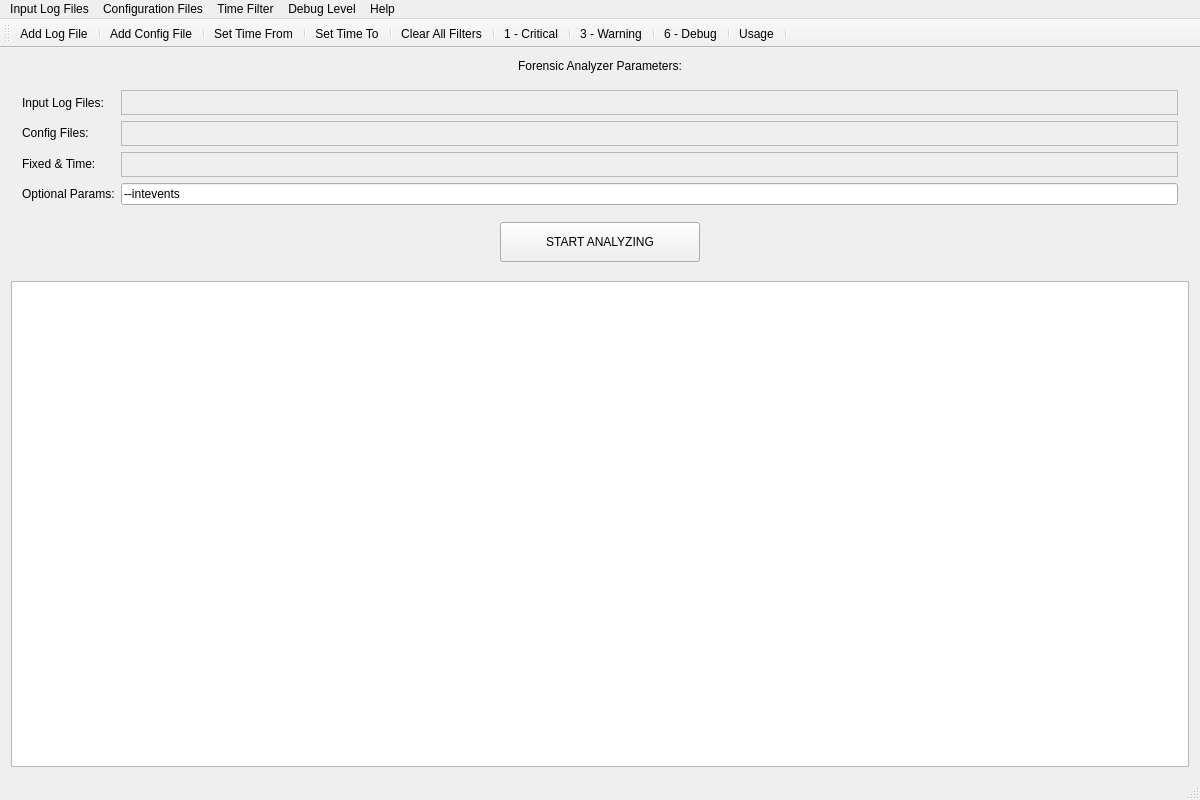
<?xml version="1.0" encoding="UTF-8"?>
<ui version="4.0">
 <class>MainWindow</class>
 <widget class="QMainWindow" name="MainWindow">
  <property name="geometry">
   <rect>
    <x>0</x>
    <y>0</y>
    <width>1200</width>
    <height>800</height>
   </rect>
  </property>
  <property name="sizePolicy">
   <sizepolicy hsizetype="Preferred" vsizetype="Preferred">
    <horstretch>0</horstretch>
    <verstretch>0</verstretch>
   </sizepolicy>
  </property>
  <property name="minimumSize">
   <size>
    <width>0</width>
    <height>0</height>
   </size>
  </property>
  <property name="windowTitle">
   <string>Forensic Analyzer</string>
  </property>
  <widget class="QWidget" name="centralWidget">
   <layout class="QVBoxLayout" name="verticalLayout_2">
    <item>
     <layout class="QVBoxLayout" name="verticalLayout">
      <item>
       <widget class="QLabel" name="lbl_params">
        <property name="text">
         <string>Forensic Analyzer Parameters:</string>
        </property>
        <property name="alignment">
         <set>Qt::AlignCenter</set>
        </property>
       </widget>
      </item>
      <item>
       <widget class="QWidget" name="formWidget" native="true">
        <property name="sizePolicy">
         <sizepolicy hsizetype="Expanding" vsizetype="Fixed">
          <horstretch>0</horstretch>
          <verstretch>0</verstretch>
         </sizepolicy>
        </property>
        <layout class="QFormLayout" name="formLayout_1">
         <item row="0" column="0">
          <widget class="QLabel" name="lbl_input">
           <property name="sizePolicy">
            <sizepolicy hsizetype="Preferred" vsizetype="Expanding">
             <horstretch>0</horstretch>
             <verstretch>0</verstretch>
            </sizepolicy>
           </property>
           <property name="text">
            <string>Input Log Files:</string>
           </property>
          </widget>
         </item>
         <item row="0" column="1">
          <widget class="QTextBrowser" name="txt_input">
           <property name="enabled">
            <bool>false</bool>
           </property>
           <property name="sizePolicy">
            <sizepolicy hsizetype="Expanding" vsizetype="Expanding">
             <horstretch>0</horstretch>
             <verstretch>0</verstretch>
            </sizepolicy>
           </property>
           <property name="maximumSize">
            <size>
             <width>16777215</width>
             <height>25</height>
            </size>
           </property>
           <property name="font">
            <font>
             <weight>75</weight>
             <bold>true</bold>
            </font>
           </property>
           <property name="autoFillBackground">
            <bool>true</bool>
           </property>
           <property name="verticalScrollBarPolicy">
            <enum>Qt::ScrollBarAlwaysOff</enum>
           </property>
          </widget>
         </item>
         <item row="1" column="0">
          <widget class="QLabel" name="lbl_config">
           <property name="text">
            <string>Config Files:</string>
           </property>
          </widget>
         </item>
         <item row="1" column="1">
          <widget class="QTextBrowser" name="txt_config">
           <property name="enabled">
            <bool>false</bool>
           </property>
           <property name="maximumSize">
            <size>
             <width>16777215</width>
             <height>25</height>
            </size>
           </property>
           <property name="font">
            <font>
             <weight>75</weight>
             <bold>true</bold>
            </font>
           </property>
           <property name="autoFillBackground">
            <bool>true</bool>
           </property>
           <property name="verticalScrollBarPolicy">
            <enum>Qt::ScrollBarAlwaysOff</enum>
           </property>
          </widget>
         </item>
         <item row="2" column="0">
          <widget class="QLabel" name="lbl_fixed">
           <property name="text">
            <string>Fixed &amp; Time:</string>
           </property>
          </widget>
         </item>
         <item row="2" column="1">
          <widget class="QTextBrowser" name="txt_fixed">
           <property name="enabled">
            <bool>false</bool>
           </property>
           <property name="maximumSize">
            <size>
             <width>16777215</width>
             <height>25</height>
            </size>
           </property>
           <property name="font">
            <font>
             <weight>75</weight>
             <bold>true</bold>
             <underline>false</underline>
             <strikeout>false</strikeout>
            </font>
           </property>
           <property name="autoFillBackground">
            <bool>true</bool>
           </property>
           <property name="verticalScrollBarPolicy">
            <enum>Qt::ScrollBarAlwaysOff</enum>
           </property>
           <property name="html">
            <string>&lt;!DOCTYPE HTML PUBLIC &quot;-//W3C//DTD HTML 4.0//EN&quot; &quot;http://www.w3.org/TR/REC-html40/strict.dtd&quot;&gt;
&lt;html&gt;&lt;head&gt;&lt;meta name=&quot;qrichtext&quot; content=&quot;1&quot; /&gt;&lt;style type=&quot;text/css&quot;&gt;
p, li { white-space: pre-wrap; }
&lt;/style&gt;&lt;/head&gt;&lt;body style=&quot; font-family:'Noto Sans'; font-size:9pt; font-weight:600; font-style:normal;&quot;&gt;
&lt;p style=&quot;-qt-paragraph-type:empty; margin-top:0px; margin-bottom:0px; margin-left:0px; margin-right:0px; -qt-block-indent:0; text-indent:0px; font-weight:400;&quot;&gt;&lt;br /&gt;&lt;/p&gt;&lt;/body&gt;&lt;/html&gt;</string>
           </property>
          </widget>
         </item>
         <item row="3" column="0">
          <widget class="QLabel" name="lbl_optional">
           <property name="text">
            <string>Optional Params:</string>
           </property>
          </widget>
         </item>
         <item row="3" column="1">
          <widget class="QLineEdit" name="lnE_optional">
           <property name="sizePolicy">
            <sizepolicy hsizetype="Expanding" vsizetype="Expanding">
             <horstretch>0</horstretch>
             <verstretch>0</verstretch>
            </sizepolicy>
           </property>
           <property name="text">
            <string>--intevents</string>
           </property>
          </widget>
         </item>
        </layout>
       </widget>
      </item>
     </layout>
    </item>
    <item>
     <layout class="QHBoxLayout" name="horizontalLayout_btn">
      <item>
       <spacer name="horizontalSpacer">
        <property name="orientation">
         <enum>Qt::Horizontal</enum>
        </property>
        <property name="sizeHint" stdset="0">
         <size>
          <width>40</width>
          <height>20</height>
         </size>
        </property>
       </spacer>
      </item>
      <item>
       <widget class="QPushButton" name="btn_startAnalyzing">
        <property name="sizePolicy">
         <sizepolicy hsizetype="Expanding" vsizetype="Fixed">
          <horstretch>0</horstretch>
          <verstretch>0</verstretch>
         </sizepolicy>
        </property>
        <property name="minimumSize">
         <size>
          <width>200</width>
          <height>40</height>
         </size>
        </property>
        <property name="maximumSize">
         <size>
          <width>200</width>
          <height>40</height>
         </size>
        </property>
        <property name="text">
         <string>START ANALYZING</string>
        </property>
        <property name="icon">
         <iconset>
          <normalon>:/resources/res/icons/StartAnalysis.png</normalon>
         </iconset>
        </property>
        <property name="shortcut">
         <string>Ctrl+R</string>
        </property>
       </widget>
      </item>
      <item>
       <spacer name="horizontalSpacer_2">
        <property name="orientation">
         <enum>Qt::Horizontal</enum>
        </property>
        <property name="sizeHint" stdset="0">
         <size>
          <width>40</width>
          <height>20</height>
         </size>
        </property>
       </spacer>
      </item>
     </layout>
    </item>
    <item>
     <spacer name="verticalSpacer">
      <property name="orientation">
       <enum>Qt::Vertical</enum>
      </property>
      <property name="sizeType">
       <enum>QSizePolicy::Fixed</enum>
      </property>
      <property name="sizeHint" stdset="0">
       <size>
        <width>17</width>
        <height>13</height>
       </size>
      </property>
     </spacer>
    </item>
    <item>
     <widget class="QPlainTextEdit" name="txt_sec">
      <property name="sizePolicy">
       <sizepolicy hsizetype="Expanding" vsizetype="Expanding">
        <horstretch>0</horstretch>
        <verstretch>0</verstretch>
       </sizepolicy>
      </property>
      <property name="minimumSize">
       <size>
        <width>0</width>
        <height>0</height>
       </size>
      </property>
     </widget>
    </item>
   </layout>
  </widget>
  <widget class="QMenuBar" name="menuBar">
   <property name="geometry">
    <rect>
     <x>0</x>
     <y>0</y>
     <width>1200</width>
     <height>22</height>
    </rect>
   </property>
   <property name="layoutDirection">
    <enum>Qt::LeftToRight</enum>
   </property>
   <widget class="QMenu" name="menuInput_Log_Files">
    <property name="title">
     <string>Input Log Files</string>
    </property>
    <widget class="QMenu" name="menuModify_Log">
     <property name="tearOffEnabled">
      <bool>false</bool>
     </property>
     <property name="title">
      <string>Modify Log</string>
     </property>
     <property name="icon">
      <iconset>
       <normalon>:/resources/res/icons/LogFileModify.png</normalon>
      </iconset>
     </property>
    </widget>
    <widget class="QMenu" name="menuDelete_Log">
     <property name="title">
      <string>Delete Log</string>
     </property>
     <property name="icon">
      <iconset>
       <normalon>:/resources/res/icons/LogFileDelete.png</normalon>
      </iconset>
     </property>
    </widget>
    <addaction name="actionAdd_Log_File"/>
    <addaction name="menuModify_Log"/>
    <addaction name="menuDelete_Log"/>
   </widget>
   <widget class="QMenu" name="menuConfiguration_Files">
    <property name="title">
     <string>Configuration Files</string>
    </property>
    <widget class="QMenu" name="menuModify_Config">
     <property name="title">
      <string>Modify Config</string>
     </property>
     <property name="icon">
      <iconset>
       <normalon>:/resources/res/icons/ConfigFileModify.png</normalon>
      </iconset>
     </property>
    </widget>
    <widget class="QMenu" name="menuDelete_Config">
     <property name="title">
      <string>Delete Config</string>
     </property>
     <property name="icon">
      <iconset>
       <normalon>:/resources/res/icons/ConfigFileDelete.png</normalon>
      </iconset>
     </property>
    </widget>
    <addaction name="actionAdd_Config_File"/>
    <addaction name="menuModify_Config"/>
    <addaction name="menuDelete_Config"/>
   </widget>
   <widget class="QMenu" name="menuTime_Filter">
    <property name="title">
     <string>Time Filter</string>
    </property>
    <addaction name="actionSet_Time_From"/>
    <addaction name="actionSet_Time_To"/>
    <addaction name="actionClear_All_Filters"/>
   </widget>
   <widget class="QMenu" name="menuHelp">
    <property name="title">
     <string>Help</string>
    </property>
    <addaction name="actionUsage"/>
    <addaction name="actionAbout"/>
   </widget>
   <widget class="QMenu" name="menuDebug_Level">
    <property name="title">
     <string>Debug Level</string>
    </property>
    <addaction name="action1_Critical"/>
    <addaction name="action2_Error"/>
    <addaction name="action3_Warning"/>
    <addaction name="action4_Notification"/>
    <addaction name="action5_Informative"/>
    <addaction name="action6_Debug"/>
   </widget>
   <addaction name="menuInput_Log_Files"/>
   <addaction name="menuConfiguration_Files"/>
   <addaction name="menuTime_Filter"/>
   <addaction name="menuDebug_Level"/>
   <addaction name="menuHelp"/>
  </widget>
  <widget class="QToolBar" name="mainToolBar">
   <property name="sizePolicy">
    <sizepolicy hsizetype="Preferred" vsizetype="Fixed">
     <horstretch>0</horstretch>
     <verstretch>0</verstretch>
    </sizepolicy>
   </property>
   <property name="movable">
    <bool>true</bool>
   </property>
   <property name="orientation">
    <enum>Qt::Horizontal</enum>
   </property>
   <attribute name="toolBarArea">
    <enum>TopToolBarArea</enum>
   </attribute>
   <attribute name="toolBarBreak">
    <bool>false</bool>
   </attribute>
   <addaction name="actionAdd_Log_File"/>
   <addaction name="separator"/>
   <addaction name="actionAdd_Config_File"/>
   <addaction name="separator"/>
   <addaction name="actionSet_Time_From"/>
   <addaction name="separator"/>
   <addaction name="actionSet_Time_To"/>
   <addaction name="separator"/>
   <addaction name="actionClear_All_Filters"/>
   <addaction name="separator"/>
   <addaction name="action1_Critical"/>
   <addaction name="separator"/>
   <addaction name="action3_Warning"/>
   <addaction name="separator"/>
   <addaction name="action6_Debug"/>
   <addaction name="separator"/>
   <addaction name="actionUsage"/>
   <addaction name="separator"/>
  </widget>
  <widget class="QStatusBar" name="statusBar"/>
  <action name="actionAdd_Log_File">
   <property name="icon">
    <iconset>
     <normalon>:/resources/res/icons/LogFileAdd.png</normalon>
     <activeon>:/resources/res/icons/LogFileAdd.png</activeon>
    </iconset>
   </property>
   <property name="text">
    <string>Add Log File</string>
   </property>
   <property name="toolTip">
    <string>Add input log file</string>
   </property>
   <property name="shortcut">
    <string>Ctrl+N</string>
   </property>
   <property name="iconVisibleInMenu">
    <bool>true</bool>
   </property>
  </action>
  <action name="actionAdd_Config_File">
   <property name="icon">
    <iconset>
     <normalon>:/resources/res/icons/ConfigFileNew.png</normalon>
    </iconset>
   </property>
   <property name="text">
    <string>Add Config File</string>
   </property>
   <property name="toolTip">
    <string>Add configuration file, where correlation rules will be placed</string>
   </property>
   <property name="shortcut">
    <string>Ctrl+M</string>
   </property>
  </action>
  <action name="actionSet_Time_From">
   <property name="icon">
    <iconset>
     <normalon>:/resources/res/icons/TimeFilter.png</normalon>
    </iconset>
   </property>
   <property name="text">
    <string>Set Time From</string>
   </property>
   <property name="toolTip">
    <string>Filter only event from this time</string>
   </property>
   <property name="shortcut">
    <string>Ctrl+&gt;</string>
   </property>
  </action>
  <action name="actionSet_Time_To">
   <property name="icon">
    <iconset>
     <normalon>:/resources/res/icons/TimeFilter.png</normalon>
    </iconset>
   </property>
   <property name="text">
    <string>Set Time To</string>
   </property>
   <property name="toolTip">
    <string>Filter only event to this time</string>
   </property>
   <property name="shortcut">
    <string>Ctrl+&lt;</string>
   </property>
  </action>
  <action name="actionUsage">
   <property name="icon">
    <iconset>
     <normalon>:/resources/res/icons/Help.png</normalon>
    </iconset>
   </property>
   <property name="text">
    <string>Usage</string>
   </property>
   <property name="toolTip">
    <string>Show Usage</string>
   </property>
   <property name="shortcut">
    <string>Ctrl+U</string>
   </property>
  </action>
  <action name="actionAbout">
   <property name="text">
    <string>About</string>
   </property>
   <property name="shortcut">
    <string>Ctrl+H</string>
   </property>
  </action>
  <action name="action1_Critical">
   <property name="icon">
    <iconset>
     <normalon>:/resources/res/icons/DebugLevel.png</normalon>
    </iconset>
   </property>
   <property name="text">
    <string>1 - Critical</string>
   </property>
   <property name="toolTip">
    <string>1 - Critical Messages Only (MIN)</string>
   </property>
   <property name="shortcut">
    <string>Ctrl+1</string>
   </property>
  </action>
  <action name="action2_Error">
   <property name="icon">
    <iconset>
     <normalon>:/resources/res/icons/DebugLevel.png</normalon>
    </iconset>
   </property>
   <property name="text">
    <string>2 - Error</string>
   </property>
   <property name="toolTip">
    <string>2 - Error Messages and Above</string>
   </property>
   <property name="shortcut">
    <string>Ctrl+2</string>
   </property>
  </action>
  <action name="action3_Warning">
   <property name="icon">
    <iconset>
     <normalon>:/resources/res/icons/DebugLevel.png</normalon>
    </iconset>
   </property>
   <property name="text">
    <string>3 - Warning</string>
   </property>
   <property name="toolTip">
    <string>3 - Warning Messages and Above (DEFAULT)</string>
   </property>
   <property name="shortcut">
    <string>Ctrl+3</string>
   </property>
  </action>
  <action name="action4_Notification">
   <property name="icon">
    <iconset>
     <normalon>:/resources/res/icons/DebugLevel.png</normalon>
    </iconset>
   </property>
   <property name="text">
    <string>4 - Notification</string>
   </property>
   <property name="toolTip">
    <string>4 - Notification Messages and Above</string>
   </property>
   <property name="shortcut">
    <string>Ctrl+4</string>
   </property>
  </action>
  <action name="action5_Informative">
   <property name="icon">
    <iconset>
     <normalon>:/resources/res/icons/DebugLevel.png</normalon>
    </iconset>
   </property>
   <property name="text">
    <string>5 - Informative</string>
   </property>
   <property name="toolTip">
    <string>5 - Informative Messages and Above</string>
   </property>
   <property name="shortcut">
    <string>Ctrl+5</string>
   </property>
  </action>
  <action name="action6_Debug">
   <property name="icon">
    <iconset>
     <normalon>:/resources/res/icons/DebugLevel.png</normalon>
    </iconset>
   </property>
   <property name="text">
    <string>6 - Debug</string>
   </property>
   <property name="toolTip">
    <string>6 - Debug Messages (MAX)</string>
   </property>
   <property name="shortcut">
    <string>Ctrl+6</string>
   </property>
  </action>
  <action name="actionClear_All_Filters">
   <property name="icon">
    <iconset>
     <normalon>:/resources/res/icons/ClearFilters.png</normalon>
    </iconset>
   </property>
   <property name="text">
    <string>Clear All Filters</string>
   </property>
   <property name="toolTip">
    <string>Clear All Time Filters</string>
   </property>
   <property name="shortcut">
    <string>Ctrl+/</string>
   </property>
  </action>
 </widget>
 <layoutdefault spacing="6" margin="11"/>
 <tabstops>
  <tabstop>lnE_optional</tabstop>
  <tabstop>txt_sec</tabstop>
  <tabstop>txt_input</tabstop>
  <tabstop>txt_config</tabstop>
  <tabstop>txt_fixed</tabstop>
 </tabstops>
 <resources/>
 <connections/>
</ui>
